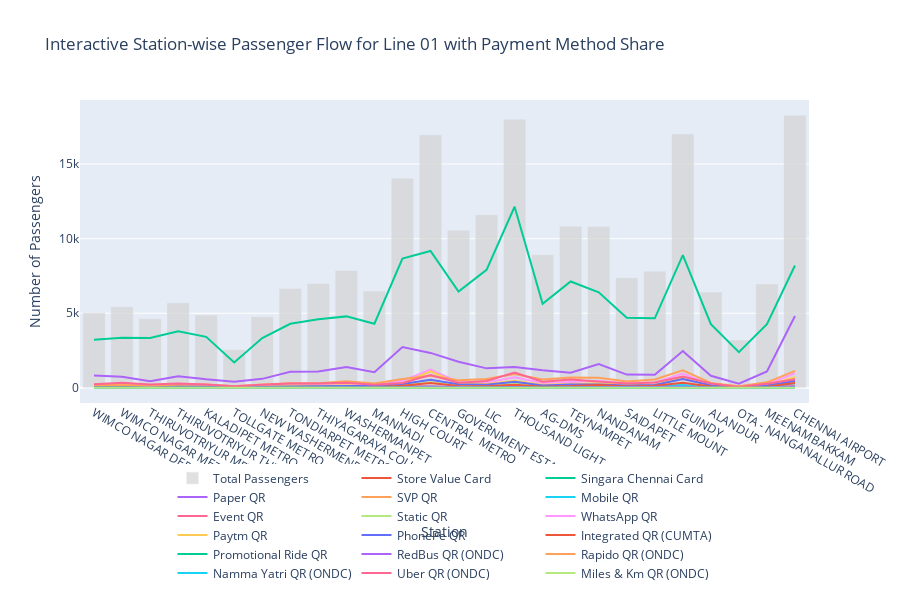

Notebook code cell kept with this figure:
### Code cell
import plotly.graph_objects as go

fig_line_01 = go.Figure()

# bar graph for totals
fig_line_01.add_trace(go.Bar(
    x=df_line_01['Station'],
    y=df_line_01['Total Passengers'],
    name='Total Passengers',
    marker_color='lightgray',
    opacity=0.7,
    hovertemplate='<b>Total Passengers</b>: %{y}<extra></extra>'
))

# line graph for individual
payment_method_columns = [col for col in df_line_01.columns if col not in ['Station', 'Total Passengers']]
for method in payment_method_columns:
    fig_line_01.add_trace(go.Scatter(
        x=df_line_01['Station'],
        y=df_line_01[method],
        mode='lines',
        name=method,
        hovertemplate='<b>' + method + '</b>: %{y}<extra></extra>'
    ))

# layout
fig_line_01.update_layout(
    title_text='Interactive Station-wise Passenger Flow (Line 01 - Blue)',
    xaxis_title='Station',
    yaxis_title='Number of Passengers',
    hovermode='x unified',
    legend=dict(
        orientation="h",    
        yanchor="top",
        y=-0.2,
        xanchor="center",
        x=0.5
    ),
    height=600,
    margin=dict(t=100, b=150)
)

fig_line_01.show()

### Figure 1 — Plotly figure (JSON) as saved in the notebook; plotly's stock layout.template omitted (floating-point values rounded to 4 significant figures)
{"data": [{"hovertemplate": "<b>Total Passengers</b>: %{y}<extra></extra>", "marker": {"color": "lightgray"}, "name": "Total Passengers", "opacity": 0.7, "type": "bar", "x": ["WIMCO NAGAR DEPOT", "WIMCO NAGAR METRO", "THIRUVOTRIYUR METRO", "THIRUVOTRIYUR THERADI METRO", "KALADIPET METRO", "TOLLGATE METRO", "NEW WASHERMENPET METRO", "TONDIARPET METRO", "THIYAGARAYA COLLEGE METRO", "WASHERMANPET", "MANNADI", "HIGH COURT", "CENTRAL  METRO", "GOVERNMENT ESTATE", "LIC", "THOUSAND LIGHT", "AG-DMS", "TEYNAMPET", "NANDANAM", "SAIDAPET", "LITTLE MOUNT", "GUINDY", "ALANDUR", "OTA - NANGANALLUR ROAD", "MEENAMBAKKAM", "CHENNAI AIRPORT"], "y": [5030, 5439, 4632, 5705, 4883, 2562, 4760, 6667, 6999, 7874, 6488, 14047, 16967, 10570, 11611, 18012, 8926, 10834, 10809, 7382, 7820, 17016, 6418, 3209, 6957, 18280]}, {"hovertemplate": "<b>Store Value Card</b>: %{y}<extra></extra>", "mode": "lines", "name": "Store Value Card", "type": "scatter", "x": ["WIMCO NAGAR DEPOT", "WIMCO NAGAR METRO", "THIRUVOTRIYUR METRO", "THIRUVOTRIYUR THERADI METRO", "KALADIPET METRO", "TOLLGATE METRO", "NEW WASHERMENPET METRO", "TONDIARPET METRO", "THIYAGARAYA COLLEGE METRO", "WASHERMANPET", "MANNADI", "HIGH COURT", "CENTRAL  METRO", "GOVERNMENT ESTATE", "LIC", "THOUSAND LIGHT", "AG-DMS", "TEYNAMPET", "NANDANAM", "SAIDAPET", "LITTLE MOUNT", "GUINDY", "ALANDUR", "OTA - NANGANALLUR ROAD", "MEENAMBAKKAM", "CHENNAI AIRPORT"], "y": [11, 12, 4, 15, 11, 9, 6, 11, 12, 17, 25, 113, 80, 57, 30, 42, 27, 36, 61, 22, 33, 64, 35, 18, 26, 118]}, {"hovertemplate": "<b>Singara Chennai Card</b>: %{y}<extra></extra>", "mode": "lines", "name": "Singara Chennai Card", "type": "scatter", "x": ["WIMCO NAGAR DEPOT", "WIMCO NAGAR METRO", "THIRUVOTRIYUR METRO", "THIRUVOTRIYUR THERADI METRO", "KALADIPET METRO", "TOLLGATE METRO", "NEW WASHERMENPET METRO", "TONDIARPET METRO", "THIYAGARAYA COLLEGE METRO", "WASHERMANPET", "MANNADI", "HIGH COURT", "CENTRAL  METRO", "GOVERNMENT ESTATE", "LIC", "THOUSAND LIGHT", "AG-DMS", "TEYNAMPET", "NANDANAM", "SAIDAPET", "LITTLE MOUNT", "GUINDY", "ALANDUR", "OTA - NANGANALLUR ROAD", "MEENAMBAKKAM", "CHENNAI AIRPORT"], "y": [3231, 3352, 3338, 3789, 3417, 1703, 3338, 4296, 4602, 4791, 4296, 8666, 9176, 6449, 7909, 12141, 5628, 7131, 6404, 4704, 4660, 8902, 4263, 2395, 4266, 8201]}, {"hovertemplate": "<b>Paper QR</b>: %{y}<extra></extra>", "mode": "lines", "name": "Paper QR", "type": "scatter", "x": ["WIMCO NAGAR DEPOT", "WIMCO NAGAR METRO", "THIRUVOTRIYUR METRO", "THIRUVOTRIYUR THERADI METRO", "KALADIPET METRO", "TOLLGATE METRO", "NEW WASHERMENPET METRO", "TONDIARPET METRO", "THIYAGARAYA COLLEGE METRO", "WASHERMANPET", "MANNADI", "HIGH COURT", "CENTRAL  METRO", "GOVERNMENT ESTATE", "LIC", "THOUSAND LIGHT", "AG-DMS", "TEYNAMPET", "NANDANAM", "SAIDAPET", "LITTLE MOUNT", "GUINDY", "ALANDUR", "OTA - NANGANALLUR ROAD", "MEENAMBAKKAM", "CHENNAI AIRPORT"], "y": [824, 738, 441, 779, 569, 417, 602, 1072, 1090, 1398, 1048, 2735, 2342, 1754, 1307, 1391, 1179, 1019, 1602, 890, 876, 2472, 807, 279, 1094, 4821]}, {"hovertemplate": "<b>SVP QR</b>: %{y}<extra></extra>", "mode": "lines", "name": "SVP QR", "type": "scatter", "x": ["WIMCO NAGAR DEPOT", "WIMCO NAGAR METRO", "THIRUVOTRIYUR METRO", "THIRUVOTRIYUR THERADI METRO", "KALADIPET METRO", "TOLLGATE METRO", "NEW WASHERMENPET METRO", "TONDIARPET METRO", "THIYAGARAYA COLLEGE METRO", "WASHERMANPET", "MANNADI", "HIGH COURT", "CENTRAL  METRO", "GOVERNMENT ESTATE", "LIC", "THOUSAND LIGHT", "AG-DMS", "TEYNAMPET", "NANDANAM", "SAIDAPET", "LITTLE MOUNT", "GUINDY", "ALANDUR", "OTA - NANGANALLUR ROAD", "MEENAMBAKKAM", "CHENNAI AIRPORT"], "y": [33, 54, 24, 55, 24, 7, 21, 43, 37, 38, 42, 87, 0, 120, 115, 194, 72, 107, 91, 69, 69, 157, 0, 55, 48, 147]}, {"hovertemplate": "<b>Mobile QR</b>: %{y}<extra></extra>", "mode": "lines", "name": "Mobile QR", "type": "scatter", "x": ["WIMCO NAGAR DEPOT", "WIMCO NAGAR METRO", "THIRUVOTRIYUR METRO", "THIRUVOTRIYUR THERADI METRO", "KALADIPET METRO", "TOLLGATE METRO", "NEW WASHERMENPET METRO", "TONDIARPET METRO", "THIYAGARAYA COLLEGE METRO", "WASHERMANPET", "MANNADI", "HIGH COURT", "CENTRAL  METRO", "GOVERNMENT ESTATE", "LIC", "THOUSAND LIGHT", "AG-DMS", "TEYNAMPET", "NANDANAM", "SAIDAPET", "LITTLE MOUNT", "GUINDY", "ALANDUR", "OTA - NANGANALLUR ROAD", "MEENAMBAKKAM", "CHENNAI AIRPORT"], "y": [29, 68, 39, 49, 21, 22, 27, 53, 55, 53, 39, 134, 0, 100, 79, 144, 91, 86, 92, 63, 92, 188, 0, 51, 88, 306]}, {"hovertemplate": "<b>Event QR</b>: %{y}<extra></extra>", "mode": "lines", "name": "Event QR", "type": "scatter", "x": ["WIMCO NAGAR DEPOT", "WIMCO NAGAR METRO", "THIRUVOTRIYUR METRO", "THIRUVOTRIYUR THERADI METRO", "KALADIPET METRO", "TOLLGATE METRO", "NEW WASHERMENPET METRO", "TONDIARPET METRO", "THIYAGARAYA COLLEGE METRO", "WASHERMANPET", "MANNADI", "HIGH COURT", "CENTRAL  METRO", "GOVERNMENT ESTATE", "LIC", "THOUSAND LIGHT", "AG-DMS", "TEYNAMPET", "NANDANAM", "SAIDAPET", "LITTLE MOUNT", "GUINDY", "ALANDUR", "OTA - NANGANALLUR ROAD", "MEENAMBAKKAM", "CHENNAI AIRPORT"], "y": [0, 0, 0, 0, 0, 0, 0, 0, 0, 0, 0, 0, 0, 0, 0, 0, 0, 0, 0, 0, 0, 0, 0, 0, 0, 0]}, {"hovertemplate": "<b>Static QR</b>: %{y}<extra></extra>", "mode": "lines", "name": "Static QR", "type": "scatter", "x": ["WIMCO NAGAR DEPOT", "WIMCO NAGAR METRO", "THIRUVOTRIYUR METRO", "THIRUVOTRIYUR THERADI METRO", "KALADIPET METRO", "TOLLGATE METRO", "NEW WASHERMENPET METRO", "TONDIARPET METRO", "THIYAGARAYA COLLEGE METRO", "WASHERMANPET", "MANNADI", "HIGH COURT", "CENTRAL  METRO", "GOVERNMENT ESTATE", "LIC", "THOUSAND LIGHT", "AG-DMS", "TEYNAMPET", "NANDANAM", "SAIDAPET", "LITTLE MOUNT", "GUINDY", "ALANDUR", "OTA - NANGANALLUR ROAD", "MEENAMBAKKAM", "CHENNAI AIRPORT"], "y": [73, 86, 69, 64, 61, 28, 52, 94, 86, 126, 64, 201, 380, 160, 180, 296, 173, 172, 213, 128, 198, 694, 78, 30, 126, 385]}, {"hovertemplate": "<b>WhatsApp QR</b>: %{y}<extra></extra>", "mode": "lines", "name": "WhatsApp QR", "type": "scatter", "x": ["WIMCO NAGAR DEPOT", "WIMCO NAGAR METRO", "THIRUVOTRIYUR METRO", "THIRUVOTRIYUR THERADI METRO", "KALADIPET METRO", "TOLLGATE METRO", "NEW WASHERMENPET METRO", "TONDIARPET METRO", "THIYAGARAYA COLLEGE METRO", "WASHERMANPET", "MANNADI", "HIGH COURT", "CENTRAL  METRO", "GOVERNMENT ESTATE", "LIC", "THOUSAND LIGHT", "AG-DMS", "TEYNAMPET", "NANDANAM", "SAIDAPET", "LITTLE MOUNT", "GUINDY", "ALANDUR", "OTA - NANGANALLUR ROAD", "MEENAMBAKKAM", "CHENNAI AIRPORT"], "y": [131, 254, 127, 166, 126, 48, 120, 189, 211, 290, 176, 470, 1229, 374, 359, 705, 324, 384, 462, 306, 364, 962, 174, 83, 235, 977]}, {"hovertemplate": "<b>Paytm QR</b>: %{y}<extra></extra>", "mode": "lines", "name": "Paytm QR", "type": "scatter", "x": ["WIMCO NAGAR DEPOT", "WIMCO NAGAR METRO", "THIRUVOTRIYUR METRO", "THIRUVOTRIYUR THERADI METRO", "KALADIPET METRO", "TOLLGATE METRO", "NEW WASHERMENPET METRO", "TONDIARPET METRO", "THIYAGARAYA COLLEGE METRO", "WASHERMANPET", "MANNADI", "HIGH COURT", "CENTRAL  METRO", "GOVERNMENT ESTATE", "LIC", "THOUSAND LIGHT", "AG-DMS", "TEYNAMPET", "NANDANAM", "SAIDAPET", "LITTLE MOUNT", "GUINDY", "ALANDUR", "OTA - NANGANALLUR ROAD", "MEENAMBAKKAM", "CHENNAI AIRPORT"], "y": [114, 140, 92, 127, 82, 44, 78, 164, 146, 173, 116, 298, 1114, 298, 264, 478, 202, 267, 311, 212, 214, 618, 136, 49, 179, 711]}, {"hovertemplate": "<b>PhonePe QR</b>: %{y}<extra></extra>", "mode": "lines", "name": "PhonePe QR", "type": "scatter", "x": ["WIMCO NAGAR DEPOT", "WIMCO NAGAR METRO", "THIRUVOTRIYUR METRO", "THIRUVOTRIYUR THERADI METRO", "KALADIPET METRO", "TOLLGATE METRO", "NEW WASHERMENPET METRO", "TONDIARPET METRO", "THIYAGARAYA COLLEGE METRO", "WASHERMANPET", "MANNADI", "HIGH COURT", "CENTRAL  METRO", "GOVERNMENT ESTATE", "LIC", "THOUSAND LIGHT", "AG-DMS", "TEYNAMPET", "NANDANAM", "SAIDAPET", "LITTLE MOUNT", "GUINDY", "ALANDUR", "OTA - NANGANALLUR ROAD", "MEENAMBAKKAM", "CHENNAI AIRPORT"], "y": [92, 139, 102, 101, 86, 49, 54, 95, 104, 131, 125, 256, 536, 239, 204, 403, 162, 220, 223, 156, 195, 595, 180, 52, 162, 453]}, {"hovertemplate": "<b>Integrated QR (CUMTA)</b>: %{y}<extra></extra>", "mode": "lines", "name": "Integrated QR (CUMTA)", "type": "scatter", "x": ["WIMCO NAGAR DEPOT", "WIMCO NAGAR METRO", "THIRUVOTRIYUR METRO", "THIRUVOTRIYUR THERADI METRO", "KALADIPET METRO", "TOLLGATE METRO", "NEW WASHERMENPET METRO", "TONDIARPET METRO", "THIYAGARAYA COLLEGE METRO", "WASHERMANPET", "MANNADI", "HIGH COURT", "CENTRAL  METRO", "GOVERNMENT ESTATE", "LIC", "THOUSAND LIGHT", "AG-DMS", "TEYNAMPET", "NANDANAM", "SAIDAPET", "LITTLE MOUNT", "GUINDY", "ALANDUR", "OTA - NANGANALLUR ROAD", "MEENAMBAKKAM", "CHENNAI AIRPORT"], "y": [43, 47, 12, 39, 27, 11, 19, 44, 38, 57, 42, 141, 324, 123, 99, 200, 79, 116, 195, 91, 142, 339, 97, 18, 69, 330]}, {"hovertemplate": "<b>Promotional Ride QR</b>: %{y}<extra></extra>", "mode": "lines", "name": "Promotional Ride QR", "type": "scatter", "x": ["WIMCO NAGAR DEPOT", "WIMCO NAGAR METRO", "THIRUVOTRIYUR METRO", "THIRUVOTRIYUR THERADI METRO", "KALADIPET METRO", "TOLLGATE METRO", "NEW WASHERMENPET METRO", "TONDIARPET METRO", "THIYAGARAYA COLLEGE METRO", "WASHERMANPET", "MANNADI", "HIGH COURT", "CENTRAL  METRO", "GOVERNMENT ESTATE", "LIC", "THOUSAND LIGHT", "AG-DMS", "TEYNAMPET", "NANDANAM", "SAIDAPET", "LITTLE MOUNT", "GUINDY", "ALANDUR", "OTA - NANGANALLUR ROAD", "MEENAMBAKKAM", "CHENNAI AIRPORT"], "y": [0, 0, 0, 0, 0, 0, 0, 0, 0, 0, 0, 0, 0, 0, 0, 0, 0, 0, 0, 0, 0, 0, 0, 0, 0, 0]}, {"hovertemplate": "<b>RedBus QR (ONDC)</b>: %{y}<extra></extra>", "mode": "lines", "name": "RedBus QR (ONDC)", "type": "scatter", "x": ["WIMCO NAGAR DEPOT", "WIMCO NAGAR METRO", "THIRUVOTRIYUR METRO", "THIRUVOTRIYUR THERADI METRO", "KALADIPET METRO", "TOLLGATE METRO", "NEW WASHERMENPET METRO", "TONDIARPET METRO", "THIYAGARAYA COLLEGE METRO", "WASHERMANPET", "MANNADI", "HIGH COURT", "CENTRAL  METRO", "GOVERNMENT ESTATE", "LIC", "THOUSAND LIGHT", "AG-DMS", "TEYNAMPET", "NANDANAM", "SAIDAPET", "LITTLE MOUNT", "GUINDY", "ALANDUR", "OTA - NANGANALLUR ROAD", "MEENAMBAKKAM", "CHENNAI AIRPORT"], "y": [7, 6, 8, 9, 4, 6, 11, 3, 8, 17, 24, 32, 94, 45, 22, 54, 11, 36, 50, 20, 46, 76, 27, 13, 26, 99]}, {"hovertemplate": "<b>Rapido QR (ONDC)</b>: %{y}<extra></extra>", "mode": "lines", "name": "Rapido QR (ONDC)", "type": "scatter", "x": ["WIMCO NAGAR DEPOT", "WIMCO NAGAR METRO", "THIRUVOTRIYUR METRO", "THIRUVOTRIYUR THERADI METRO", "KALADIPET METRO", "TOLLGATE METRO", "NEW WASHERMENPET METRO", "TONDIARPET METRO", "THIYAGARAYA COLLEGE METRO", "WASHERMANPET", "MANNADI", "HIGH COURT", "CENTRAL  METRO", "GOVERNMENT ESTATE", "LIC", "THOUSAND LIGHT", "AG-DMS", "TEYNAMPET", "NANDANAM", "SAIDAPET", "LITTLE MOUNT", "GUINDY", "ALANDUR", "OTA - NANGANALLUR ROAD", "MEENAMBAKKAM", "CHENNAI AIRPORT"], "y": [197, 204, 145, 225, 226, 112, 217, 316, 311, 442, 290, 592, 818, 509, 588, 929, 563, 691, 672, 426, 565, 1177, 323, 108, 369, 1139]}, {"hovertemplate": "<b>Namma Yatri QR (ONDC)</b>: %{y}<extra></extra>", "mode": "lines", "name": "Namma Yatri QR (ONDC)", "type": "scatter", "x": ["WIMCO NAGAR DEPOT", "WIMCO NAGAR METRO", "THIRUVOTRIYUR METRO", "THIRUVOTRIYUR THERADI METRO", "KALADIPET METRO", "TOLLGATE METRO", "NEW WASHERMENPET METRO", "TONDIARPET METRO", "THIYAGARAYA COLLEGE METRO", "WASHERMANPET", "MANNADI", "HIGH COURT", "CENTRAL  METRO", "GOVERNMENT ESTATE", "LIC", "THOUSAND LIGHT", "AG-DMS", "TEYNAMPET", "NANDANAM", "SAIDAPET", "LITTLE MOUNT", "GUINDY", "ALANDUR", "OTA - NANGANALLUR ROAD", "MEENAMBAKKAM", "CHENNAI AIRPORT"], "y": [0, 3, 0, 2, 0, 0, 1, 0, 0, 2, 0, 2, 17, 3, 1, 2, 4, 2, 6, 0, 4, 9, 0, 0, 1, 15]}, {"hovertemplate": "<b>Uber QR (ONDC)</b>: %{y}<extra></extra>", "mode": "lines", "name": "Uber QR (ONDC)", "type": "scatter", "x": ["WIMCO NAGAR DEPOT", "WIMCO NAGAR METRO", "THIRUVOTRIYUR METRO", "THIRUVOTRIYUR THERADI METRO", "KALADIPET METRO", "TOLLGATE METRO", "NEW WASHERMENPET METRO", "TONDIARPET METRO", "THIYAGARAYA COLLEGE METRO", "WASHERMANPET", "MANNADI", "HIGH COURT", "CENTRAL  METRO", "GOVERNMENT ESTATE", "LIC", "THOUSAND LIGHT", "AG-DMS", "TEYNAMPET", "NANDANAM", "SAIDAPET", "LITTLE MOUNT", "GUINDY", "ALANDUR", "OTA - NANGANALLUR ROAD", "MEENAMBAKKAM", "CHENNAI AIRPORT"], "y": [245, 336, 231, 285, 229, 106, 214, 287, 299, 339, 201, 320, 857, 339, 454, 1033, 411, 567, 427, 295, 362, 762, 298, 58, 268, 578]}, {"hovertemplate": "<b>Miles & Km QR (ONDC)</b>: %{y}<extra></extra>", "mode": "lines", "name": "Miles & Km QR (ONDC)", "type": "scatter", "x": ["WIMCO NAGAR DEPOT", "WIMCO NAGAR METRO", "THIRUVOTRIYUR METRO", "THIRUVOTRIYUR THERADI METRO", "KALADIPET METRO", "TOLLGATE METRO", "NEW WASHERMENPET METRO", "TONDIARPET METRO", "THIYAGARAYA COLLEGE METRO", "WASHERMANPET", "MANNADI", "HIGH COURT", "CENTRAL  METRO", "GOVERNMENT ESTATE", "LIC", "THOUSAND LIGHT", "AG-DMS", "TEYNAMPET", "NANDANAM", "SAIDAPET", "LITTLE MOUNT", "GUINDY", "ALANDUR", "OTA - NANGANALLUR ROAD", "MEENAMBAKKAM", "CHENNAI AIRPORT"], "y": [0, 0, 0, 0, 0, 0, 0, 0, 0, 0, 0, 0, 0, 0, 0, 0, 0, 0, 0, 0, 0, 0, 0, 0, 0, 0]}], "layout": {"height": 600, "hovermode": "x unified", "legend": {"orientation": "h", "x": 0.5, "xanchor": "center", "y": -0.2, "yanchor": "top"}, "margin": {"b": 150, "t": 100}, "title": {"text": "Interactive Station-wise Passenger Flow for Line 01 with Payment Method Share"}, "xaxis": {"title": {"text": "Station"}}, "yaxis": {"title": {"text": "Number of Passengers"}}}}
